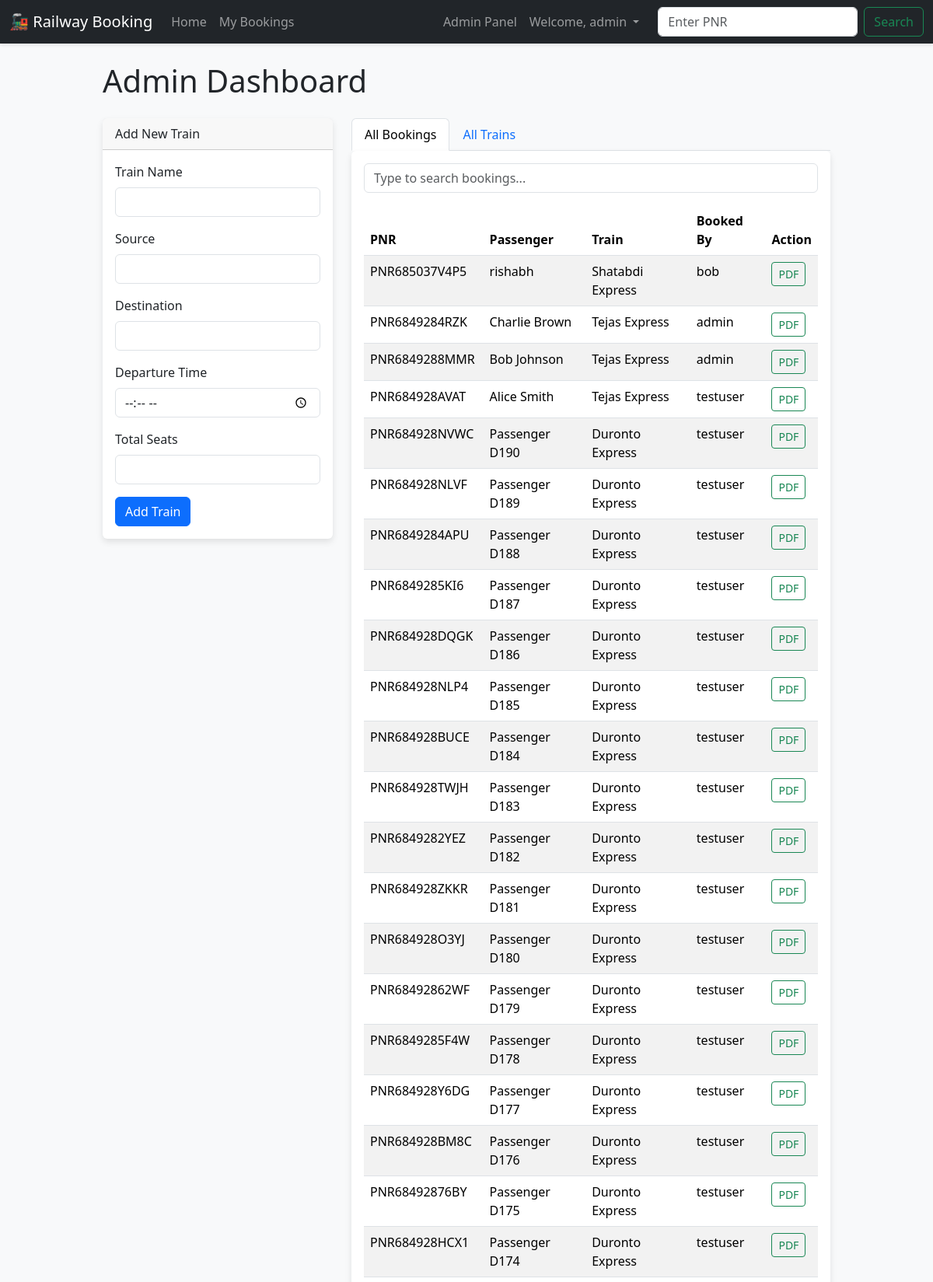
The app's page /admin/dashboard (signed in, upper part) with its own data.
### app.py (models this page shows, shortened)
class Booking(db.Model):
    id = db.Column(db.Integer, primary_key=True)
    pnr_number = db.Column(db.String(20), unique=True, nullable=False)
    train_id = db.Column(db.Integer, db.ForeignKey('train.id'), nullable=False)
    user_id = db.Column(db.Integer, db.ForeignKey('user.id'), nullable=False)
    passenger_name = db.Column(db.String(100), nullable=False)
    passenger_age = db.Column(db.Integer, nullable=False)
    seat_class = db.Column(db.String(50), nullable=False, default='Sleeper')
    berth_preference = db.Column(db.String(50), nullable=True)
    status = db.Column(db.String(20), default='Confirmed')
    seat_number = db.Column(db.String(20), nullable=True)
    fare = db.Column(db.Float, nullable=False, default=0.0)

class Train(db.Model):
    id = db.Column(db.Integer, primary_key=True)
    train_name = db.Column(db.String(100), nullable=False)
    source = db.Column(db.String(100), nullable=False)
    destination = db.Column(db.String(100), nullable=False)
    departure_time = db.Column(db.String(10), nullable=False) # e.g., '06:15'
    total_seats = db.Column(db.Integer, nullable=False)
    bookings = db.relationship('Booking', backref='train', lazy=True)

class User(db.Model):
    id = db.Column(db.Integer, primary_key=True)
    username = db.Column(db.String(80), unique=True, nullable=False)
    password_hash = db.Column(db.String(256), nullable=False)
    role = db.Column(db.String(20), nullable=False, default='user') # Roles: 'user' or 'admin'
    email = db.Column(db.String(100), nullable=True)
    phone_number = db.Column(db.String(20), nullable=True)
    profile_picture = db.Column(db.String(255), nullable=True)
    bookings = db.relationship('Booking', backref='user', lazy=True)
    saved_passengers = db.relationship('Passenger', backref='user', lazy=True, cascade="all, delete-orphan")

### app.py (the view)
@app.route('/admin/dashboard')
def admin_dashboard():
    if not session.get('is_admin'):
        flash('You must be an admin to access this page.', 'danger')
        return redirect(url_for('login'))
    all_bookings = Booking.query.order_by(Booking.id.desc()).all()
    all_trains = Train.query.order_by(Train.train_name).all()
    return render_template('admin_dashboard.html', bookings=all_bookings, trains=all_trains)

### templates/admin_dashboard.html (shortened to what this page needs)
{% extends 'base.html' %}
{% block content %}
<h1 class="display-6 mb-4">Admin Dashboard</h1>
<div class="row">
  <div class="col-md-4">
    <div class="card">
      <div class="card-header">Add New Train</div>
      <div class="card-body">
        <form action="{{ url_for('add_train') }}" method="post">
          <div class="mb-3"><label for="train_name" class="form-label">Train Name</label><input type="text" class="form-control" id="train_name" name="train_name" required></div>
          <div class="mb-3"><label for="source" class="form-label">Source</label><input type="text" class="form-control" id="source" name="source" required></div>
          <div class="mb-3"><label for="destination" class="form-label">Destination</label><input type="text" class="form-control" id="destination" name="destination" required></div>
          <div class="mb-3"><label for="departure_time" class="form-label">Departure Time</label><input type="time" class="form-control" id="departure_time" name="departure_time" required></div>
          <div class="mb-3"><label for="total_seats" class="form-label">Total Seats</label><input type="number" class="form-control" id="total_seats" name="total_seats" min="0" required></div>
          <button type="submit" class="btn btn-primary">Add Train</button>
        </form>
      </div>
    </div>
  </div>
  <div class="col-md-8">
    <ul class="nav nav-tabs" id="adminTab" role="tablist">
      <li class="nav-item" role="presentation">
        <button class="nav-link active" id="bookings-tab" data-bs-toggle="tab" data-bs-target="#bookings" type="button" role="tab">All Bookings</button>
      </li>
      <li class="nav-item" role="presentation">
        <button class="nav-link" id="trains-tab" data-bs-toggle="tab" data-bs-target="#trains" type="button" role="tab">All Trains</button>
      </li>
    </ul>
    <div class="tab-content" id="adminTabContent">
      <div class="tab-pane fade show active" id="bookings" role="tabpanel">
        <div class="card">
          <div class="card-body">
            <input type="text" id="bookingSearch" class="form-control mb-3" placeholder="Type to search bookings...">
            <div class="table-responsive">
              <table class="table table-striped table-hover">
                <thead>
                  <tr>
                    <th>PNR</th>
                    <th>Passenger</th>
                    <th>Train</th>
                    <th>Booked By</th>
                    <th>Action</th>
                  </tr>
                </thead>
                <tbody id="bookingsTable">
                  {% for booking in bookings %}
                  <tr>
                    <td>{{ booking.pnr_number }}</td>
                    <td>{{ booking.passenger_name }}</td>
                    <td>{{ booking.train.train_name }}</td>
                    <td>{{ booking.user.username }}</td>
                    <td>
                      <a href="{{ url_for('download_ticket', pnr=booking.pnr_number) }}" class="btn btn-sm btn-outline-success">PDF</a>
                    </td>
                  </tr>
                  {% endfor %}
                </tbody>
              </table>
            </div>
          </div>
        </div>
      </div>
    </div>
  </div>
</div>
{% endblock %}

### static/css/style.css (style rules this page uses)
body { background-color: #f8f9fa; }
.card { border: none; box-shadow: 0 4px 8px rgba(0,0,0,.1); }

### records on screen
Booking: pnr_number "PNR685037V4P5", passenger_name "rishabh", train.train_name "Shatabdi Express", user.username "bob"
Booking: pnr_number "PNR6849284RZK", passenger_name "Charlie Brown", train.train_name "Tejas Express", user.username "admin"
Booking: pnr_number "PNR6849288MMR", passenger_name "Bob Johnson", train.train_name "Tejas Express", user.username "admin"
Booking: pnr_number "PNR684928AVAT", passenger_name "Alice Smith", train.train_name "Tejas Express", user.username "testuser"
Booking: pnr_number "PNR684928NVWC", passenger_name "Passenger D190", train.train_name "Duronto Express", user.username "testuser"
Booking: pnr_number "PNR684928NLVF", passenger_name "Passenger D189", train.train_name "Duronto Express", user.username "testuser"
Booking: pnr_number "PNR6849284APU", passenger_name "Passenger D188", train.train_name "Duronto Express", user.username "testuser"
Booking: pnr_number "PNR6849285KI6", passenger_name "Passenger D187", train.train_name "Duronto Express", user.username "testuser"
Booking: pnr_number "PNR684928DQGK", passenger_name "Passenger D186", train.train_name "Duronto Express", user.username "testuser"
Booking: pnr_number "PNR684928NLP4", passenger_name "Passenger D185", train.train_name "Duronto Express", user.username "testuser"
Booking: pnr_number "PNR684928BUCE", passenger_name "Passenger D184", train.train_name "Duronto Express", user.username "testuser"
Booking: pnr_number "PNR684928TWJH", passenger_name "Passenger D183", train.train_name "Duronto Express", user.username "testuser"
Booking: pnr_number "PNR6849282YEZ", passenger_name "Passenger D182", train.train_name "Duronto Express", user.username "testuser"
Booking: pnr_number "PNR684928ZKKR", passenger_name "Passenger D181", train.train_name "Duronto Express", user.username "testuser"
Booking: pnr_number "PNR684928O3YJ", passenger_name "Passenger D180", train.train_name "Duronto Express", user.username "testuser"
Booking: pnr_number "PNR68492862WF", passenger_name "Passenger D179", train.train_name "Duronto Express", user.username "testuser"
Booking: pnr_number "PNR6849285F4W", passenger_name "Passenger D178", train.train_name "Duronto Express", user.username "testuser"
Booking: pnr_number "PNR684928Y6DG", passenger_name "Passenger D177", train.train_name "Duronto Express", user.username "testuser"
Booking: pnr_number "PNR684928BM8C", passenger_name "Passenger D176", train.train_name "Duronto Express", user.username "testuser"
Booking: pnr_number "PNR68492876BY", passenger_name "Passenger D175", train.train_name "Duronto Express", user.username "testuser"
Booking: pnr_number "PNR684928HCX1", passenger_name "Passenger D174", train.train_name "Duronto Express", user.username "testuser"

### other values on screen
{{ session.username }} "admin"
